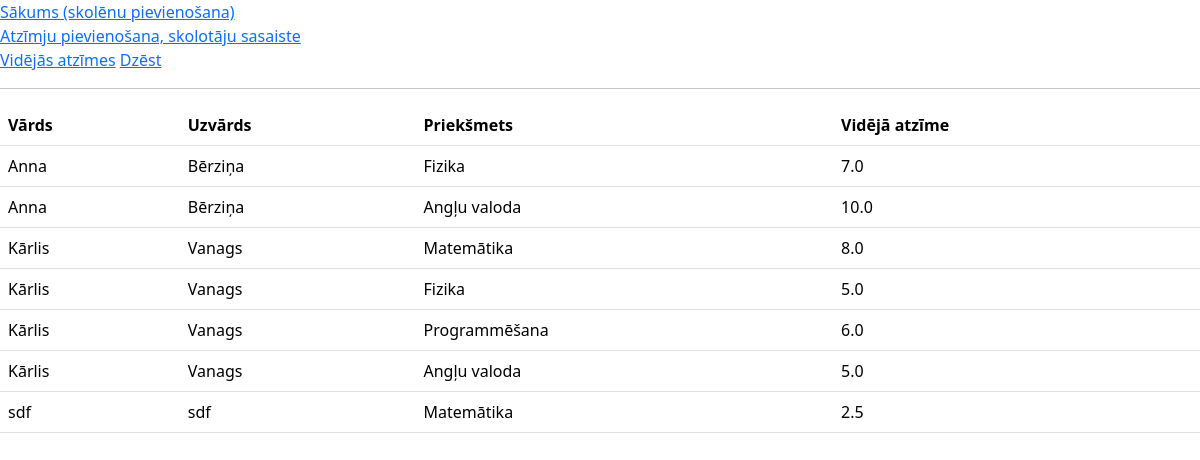
/atzimes, run on an earlier commit of the app's database.
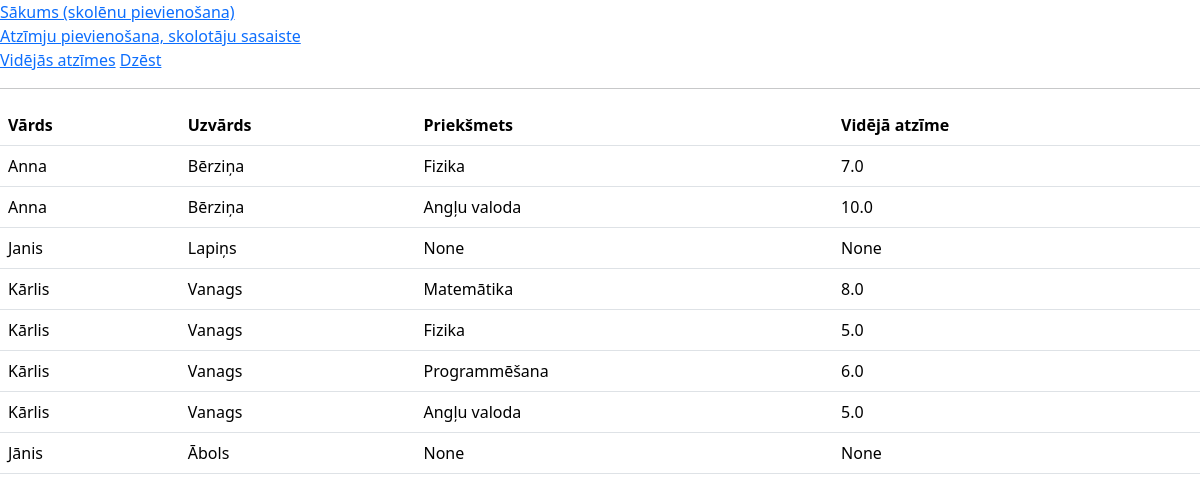
And on a later commit of the database.
### tables this page shows
CREATE TABLE skoleni(
        id INTEGER PRIMARY KEY AUTOINCREMENT,
        vards TEXT NOT NULL,
        uzvards TEXT NOT NULL
        );

CREATE TABLE prieksmeti(
        id INTEGER PRIMARY KEY AUTOINCREMENT,
        nosaukums TEXT NOT NULL
        );

### main.py (the view)
@app.route("/atzimes")
def atzimes():
    dati = iegut_videjas_atzimes()
    return render_template("atzimes.html", dati = dati)

### dati.py (called while the page is built)
def iegut_videjas_atzimes():
    cur = conn.cursor()
    cur.execute(
        """SELECT skoleni.vards, skoleni.uzvards, prieksmeti.nosaukums, AVG(atzimes.atzime), prieksmeti.id, skoleni.id
        FROM (skoleni LEFT JOIN atzimes ON skoleni.id = atzimes.skolena_id)
            LEFT JOIN prieksmeti ON prieksmeti.id = atzimes.prieksmeta_id
        GROUP BY prieksmeti.id, skoleni.id
        ORDER BY skoleni.uzvards ASC
        """
    )
    conn.commit()
    dati = cur.fetchall()
    return dati

### templates/atzimes.html
{% extends "index.html"%}
{%block saturs%}
<table class="table">
    <tr>
        <th>Vārds</th>
        <th>Uzvārds</th>
        <th>Priekšmets</th>
        <th>Vidējā atzīme</th>
    </tr>
    {% for viens in dati %}
    <tr>
    <td>{{viens[0]}}</td>
    <td>{{viens[1]}}</td>
    <td>{{viens[2]}}</td>
    <td>{{viens[3]}}</td>
    </tr>
    {% endfor %}
</table>
{%endblock%}

### templates/index.html (shortened to what this page needs)
<!DOCTYPE html>
<html lang="lv">
    <head>
        <link href="https://cdn.jsdelivr.net/npm/bootstrap@5.3.3/dist/css/bootstrap.min.css" rel="stylesheet">
    </head>
    <body>
<a href="/">Sākums (skolēnu pievienošana)</a><br>
<a href="/pievienot">Atzīmju pievienošana, skolotāju sasaiste</a><br>
<a href="/atzimes">Vidējās atzīmes</a>
<a href="/dzest">Dzēst</a>
<hr>
{% block saturs%}{% endblock %}
    </body>
</html>

What changed in the data, as far as the page shows it:
removed skoleni: vards "sdf", uzvards "sdf", nosaukums "Matemātika", viens "2.5"
added skoleni: vards "Janis", uzvards "Lapiņs", viens "None"
added skoleni: vards "Jānis", uzvards "Ābols", viens "None"
